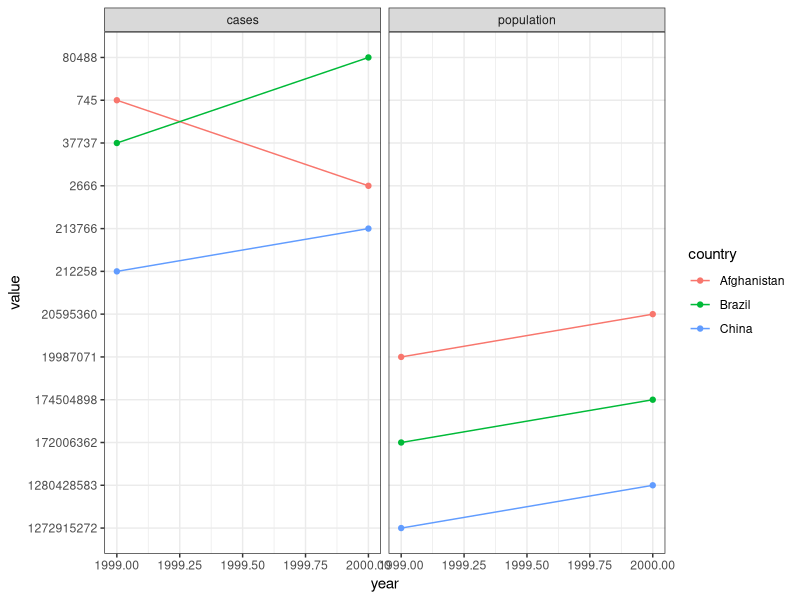
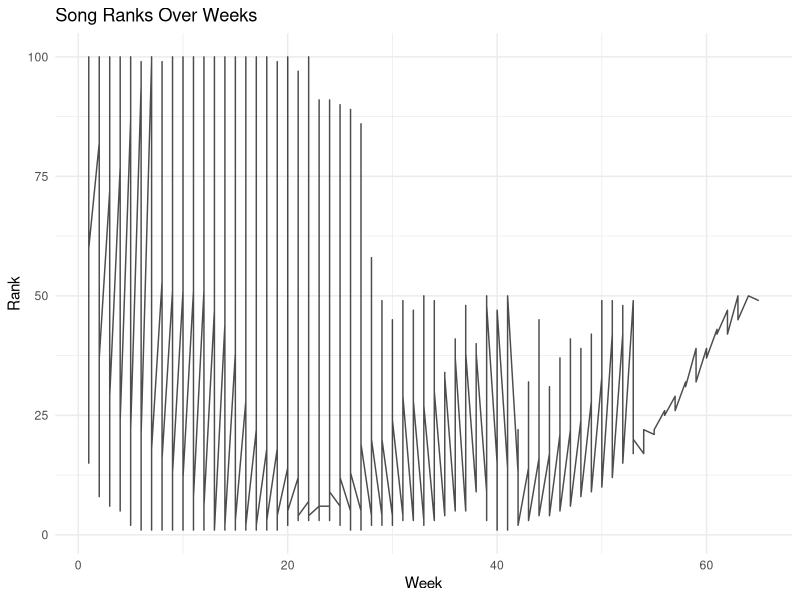

R code for these plots, in order:
## ---- chunk 1
knitr::opts_chunk$set(echo = TRUE)
## ---- chunk 2
library(tidyverse)

tidydata <- tribble(
~country, ~year, ~cases, ~population,
"Afghanistan", 1999, 745, 19987071,
"Afghanistan", 2000, 2666, 20595360,
"Brazil", 1999, 37737, 172006362,
"Brazil", 2000, 80488, 174504898,
"China", 1999, 212258, 1272915272,
"China", 2000, 213766, 1280428583)

tidydata

## ---- chunk 3
nontidydata <- tribble(
  
~country,~year,~rate,
"Afghanistan", 1999, "745/19987071",
"Afghanistan", 2000, "2666/20595360",
"Brazil", 1999, "37737/172006362",
"Brazil", 2000, "80488/174504898",
"China", 1999, "212258/1272915272",
"China", 2000, "213766/1280428583")

nontidydata

## ---- chunk 4
nontidydata
## ---- chunk 5
tidieddata <- nontidydata %>%
  separate(rate, into = c("cases",
                          "population"),
           sep = "/")
tidieddata
## ---- chunk 6

newtidieddata <- tidieddata %>%
  pivot_longer(
    cols = cases:population,
    names_to = "measurement",
    values_to = "value"
  )
newtidieddata


## ---- chunk 7
ggplot(newtidieddata) +
  aes(x=year,y=value, colour=country) +
  geom_point() +
  geom_line(aes(group = country))+
  facet_wrap(~measurement) +
  theme_bw()

## ---- chunk 8
df <- tribble(
  ~id, ~bp1, ~bp2,
  "A", 100, 120,
  "B", 140, 115,
  "C", 120, 125
)
df

## ---- chunk 9
df %>%
  pivot_longer(
    cols = bp1:bp2,
    names_to = "measurement",
    values_to = "value"
)

## ---- chunk 10
newtidieddata

## ---- chunk 11

newtidieddata %>%
  pivot_wider(names_from="measurement",
              values_from="value")
## ---- chunk 12
df <- tribble(
  ~id, ~measurement, ~value,
  "A", "bp1", 100,
  "B", "bp1", 140,
  "B", "bp2", 115,
  "A", "bp2", 120,
  "A", "bp3", 105
)
df

## ---- chunk 13
df %>%
  pivot_wider(
    names_from = measurement,
    values_from = value
)

## ---- chunk 14
billboard  


billboard_new <- billboard %>%
  pivot_longer(cols = starts_with("wk"),
               names_to = "week",
               values_to = "rank",
               values_drop_na = TRUE) %>%
  mutate(week = parse_number(week))

ggplot(billboard_new, aes(x = week, y = rank)) +
  geom_line(alpha = 0.7) + 
  labs(title = "Song Ranks Over Weeks", 
       x = "Week", 
       y = "Rank") +
  theme_minimal()

## ---- chunk 15

cms_patient_experience


cms_wider <- cms_patient_experience %>%
  pivot_wider(names_from = measure_cd,
              values_from = prf_rate,
              id_cols = starts_with("org"))

head(cms_wider)

